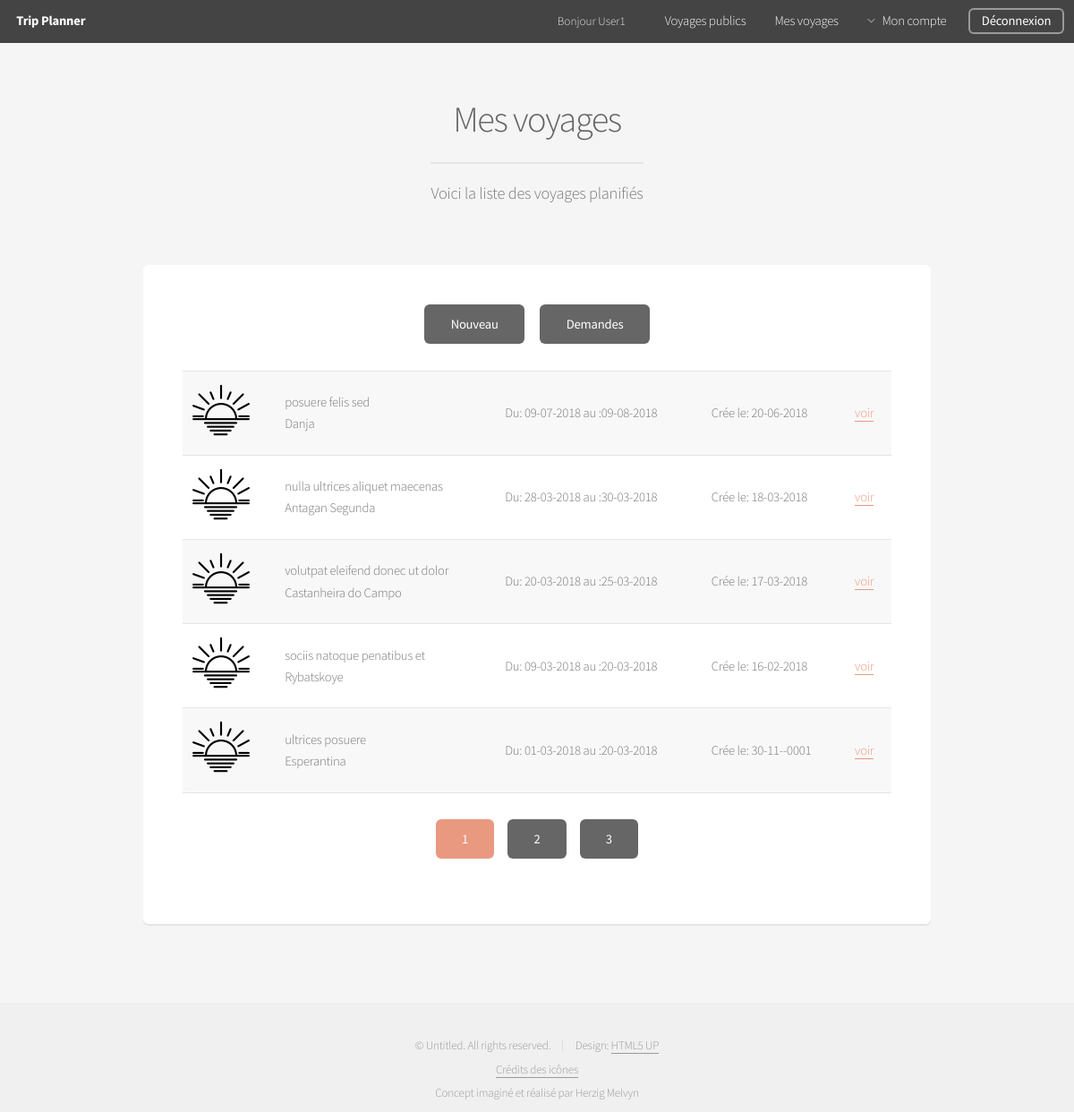
Screenshot of /index.php?action=my_Trip&page=1 (signed in) with the database file from the repository.
### tables this page shows
CREATE TABLE IF NOT EXISTS `Trip` (
    `idTrip` INT UNSIGNED NOT NULL AUTO_INCREMENT,
    `fkUser_Organizer` INT UNSIGNED NOT NULL,
    `Title` VARCHAR(45) NOT NULL,
    `Destination` VARCHAR(45) NOT NULL,
    `Private` TINYINT(1) NOT NULL DEFAULT 1,
    `Password` VARCHAR(60) NULL,
    `Image` TINYINT(1) NOT NULL DEFAULT 0,
    `Creation` DATE NOT NULL,
    `Date_Start` DATE NOT NULL,
    `Date_End` DATE NOT NULL,
    PRIMARY KEY (`idTrip`),
    UNIQUE INDEX `idTrip_UNIQUE` (`idTrip` ASC),
    INDEX `fk_User_Organizer_Id` (`fkUser_Organizer` ASC),
    CONSTRAINT `fk_Trip_User`
    FOREIGN KEY (`fkUser_Organizer`)
    REFERENCES `User` (`idUser`)
    ON DELETE CASCADE
    ON UPDATE CASCADE
);

### www/model/model_Trip.php (called while the page is built, shortened)
<?php
function get_User_Trip($m_User_Id,$m_Index)
{
    $connection = connect();
    $connection->setAttribute(PDO::ATTR_ERRMODE, PDO::ERRMODE_EXCEPTION);
    $req = $connection->prepare("SELECT * FROM Trip WHERE fkUser_Organizer = ? ORDER BY Creation DESC LIMIT ?,5");
    $req->bindParam(1,$m_User_Id,PDO::PARAM_STR);
    $req->bindParam(2,$m_Index,PDO::PARAM_INT);
    $req->execute();
    $trips = $req->fetchAll();
    return $trips;
}

### www/view/view_My_Trip.php (the view, shortened to what this page needs)
<header>
	<h2>Mes voyages</h2>
	<p>Voici la liste des voyages planifiés</p>
</header>
<div class="row">
    <div class="12u">
        <section class="box">
            <div class="12u" align="center">
				<ul class="actions">
                    <li><a class="button" href="index.php?action=new_Trip">Nouveau</a></li>
                    <li><a class="button" href="index.php?action=home">Demandes</a></li>
				</ul>
            </div>
            <div class="table-wrapper">
				<table id="simple_Table">
				    <tbody>
                        <?php
                            foreach($trips as $trip)
                            {
                                $date_Start = date_Create($trip['Date_Start']);
                                $date_End = date_Create($trip['Date_End']);
                                $creation = date_Create($trip['Creation']);
                                echo '<tr>';
                                if($trip['Image'] == true)
                                {
                                    echo "<td><img class='thumbnail' src='images/user".$_SESSION["id"]."/".$trip['idTrip']."/".$trip['idTrip'].".jpg'></td>";
                                }
                                else
                                {
                                    echo '<td><img class="thumbnail" src="images/default_Trip.png"></td>';
                                }
                                echo '<td class="text_Center">'.htmlspecialchars($trip['Title']).'<br>'.htmlspecialchars($trip['Destination']).'</td>';
                                echo '<td class="text_Center">Du: '.date_format($date_Start,"d-m-Y").' au :'.date_format($date_End,"d-m-Y").'</td>';
                                echo '<td class="text_Center">Crée le: '.date_format($creation,"d-m-Y").'</td>';
                                echo '<td class="text_Center"><a href="index.php?action=see_Trip&id='.$trip['idTrip'].'">voir</a></td>';
                                echo '</tr>';
                            }
                        ?>
                    </tbody>
				</table>
                <div class="12u" align="center">
				    <ul class="actions">
                        <?php
                            if($_GET['page']==1)
                            {
                                echo '<li><a class="button special" href="">1</a></li>';
                                echo '<li><a class="button" href="index.php?action=my_Trip&page=2">2</a></li>';
                                echo '<li><a class="button" href="index.php?action=my_Trip&page=3">3</a></li>';
                            }
                        ?>
				    </ul>
                </div>
			</div>
		</section>
	</div>
</div>
<?php
$contenu = ob_get_clean();
require "view/template.php";

### www/index.php (shortened to what this page needs)
<?php
require 'controller/controller_Trip.php';
try
{
    if (isset($_GET['action']))
    {
        $action = $_GET['action'];
        switch ($action)
        {
            case 'my_Trip';
                my_Trip();
                break;
        }
    }
    else
    {
        welcome();
    }
}
catch (Exception $e)
{
    echo 'Exception reçue : ',  $e->getMessage(), "\n";
}

### www/controller/controller_Trip.php (shortened to what this page needs)
<?php
function my_Trip()
{
    if(isset($_SESSION['user']) && !empty($_SESSION['user']))
    {
        if(isset($_GET['page'])&& !empty($_GET['page']))
        {
            $page_Num = intval($_GET['page']);
            $page_Num = abs($page_Num);
            $trips = get_User_Trip($_SESSION['id'],$page_Num);
            require "view/view_My_Trip.php";
        }
        else
        {
            header('Location: index.php?action=my_Trip&page=1');
        }
    }
    else
    {
        header('Location: index.php?action=login');
    }
}

### www/view/template.php (shortened to what this page needs)
<!DOCTYPE HTML>
<html>
	<head>
		<link rel="stylesheet" href="assets/css/main.css" />
		<link rel="stylesheet" href="assets/css/additional.css" />
	</head>
	<body>
		<div id="page-wrapper">
				<header id="header">
					<h1><a href="index.php?action=home">Trip Planner</a></h1>
					<nav id="nav">
						<ul>
                            <?php if(isset($_SESSION['user'])){ ?>
                            <li><h5 class="head_Text">Bonjour <?php echo htmlspecialchars($_SESSION['nickname']);?></h5></li>
                            <?php } ?>
							<li><a href="#">Voyages publics</a></li>
							<?php if(isset($_SESSION['user'])){ ?>
								<li><a href="index.php?action=my_Trip&page=1">Mes voyages</a></li>
								<li>
									<a href="#" class="icon fa-angle-down">Mon compte</a>
								</li>
								<li><a href="index.php?action=logout" class="button special">Déconnexion</a></li>
							<?php }else{ ?>
								<li><a href="index.php?action=register">Inscription</a></li>
								<li><a href="index.php?action=login" class="button special">Connexion</a></li>
							<?php } ?>
						</ul>
					</nav>
				</header>
                <section id="main" class="container">
                    <?=$contenu ?>
                </section>
				<footer id="footer">
					<ul class="copyright">
                        <li>&copy; Untitled. All rights reserved.</li><li>Design: <a href="http://html5up.net">HTML5 UP</a></li>
                        <div><a href="index.php?action=credit_Icon">Crédits des icônes</a></div>
						<div>Concept imaginé et réalisé par Herzig Melvyn</div>
					</ul>
				</footer>
		</div>
	</body>
</html>

### www/assets/css/additional.css (style rules this page uses)
.head_Text { color: #e6e6e6; padding-right: 2em; }
.thumbnail { height: 64px; width: 64px; }
.text_Center { vertical-align: middle; }

### rows the page displays
trip: Image 0 (drawn), Title "posuere felis sed", Destination "Danja", Date_Start "09-07-2018", Date_End "09-08-2018", Creation "20-06-2018"
trip: Image 0 (drawn), Title "nulla ultrices aliquet maecenas", Destination "Antagan Segunda", Date_Start "28-03-2018", Date_End "30-03-2018", Creation "18-03-2018"
trip: Image 0 (drawn), Title "volutpat eleifend donec ut dolor", Destination "Castanheira do Campo", Date_Start "20-03-2018", Date_End "25-03-2018", Creation "17-03-2018"
trip: Image 0 (drawn), Title "sociis natoque penatibus et", Destination "Rybatskoye", Date_Start "09-03-2018", Date_End "20-03-2018", Creation "16-02-2018"
trip: Image 0 (drawn), Title "ultrices posuere", Destination "Esperantina", Date_Start "01-03-2018", Date_End "20-03-2018", Creation "30-11--0001"

### other values shown
$_SESSION['nickname'] "User1"
